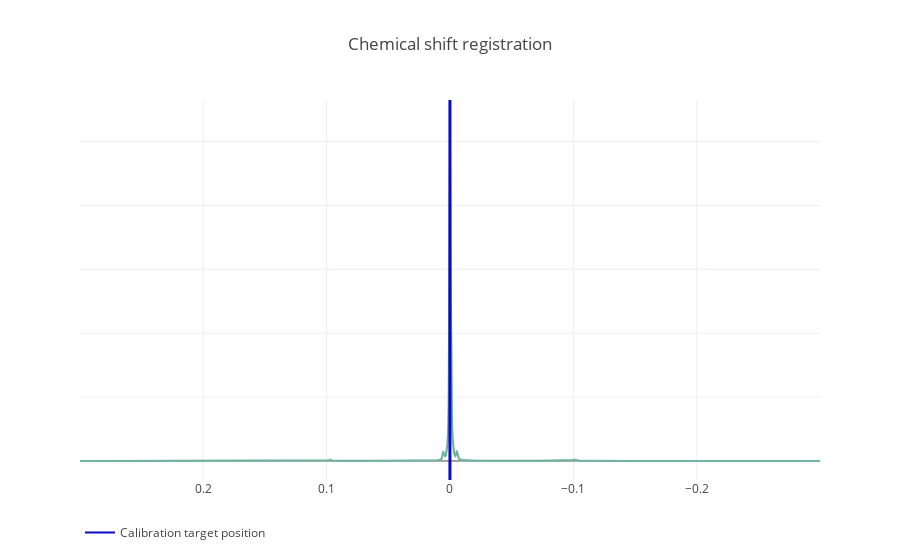
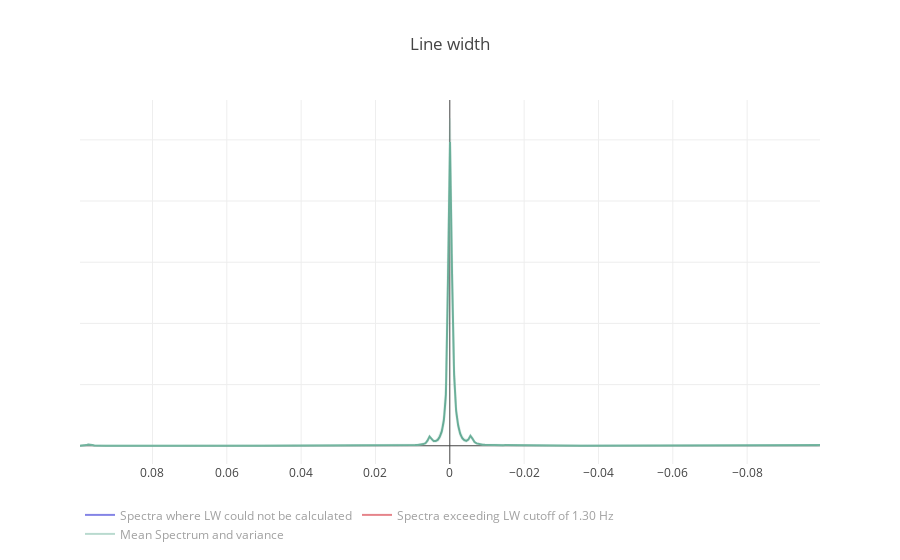
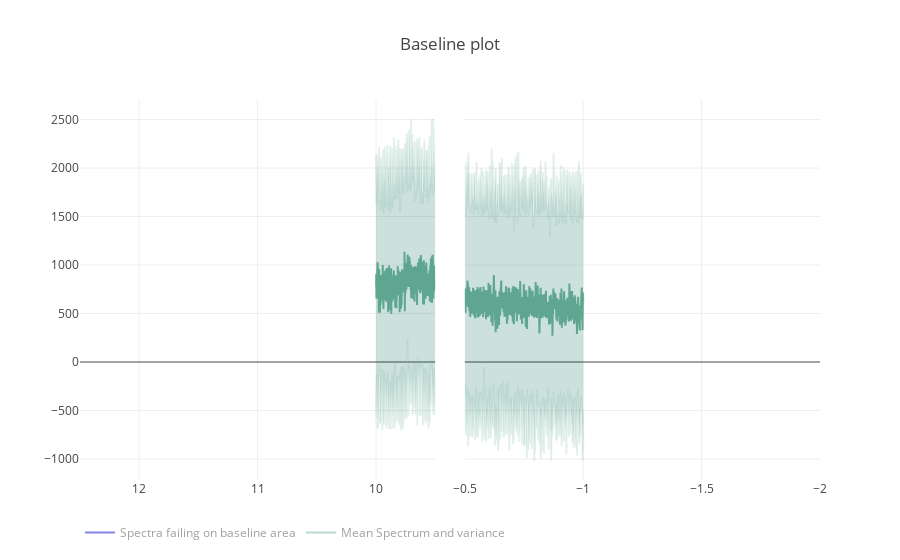
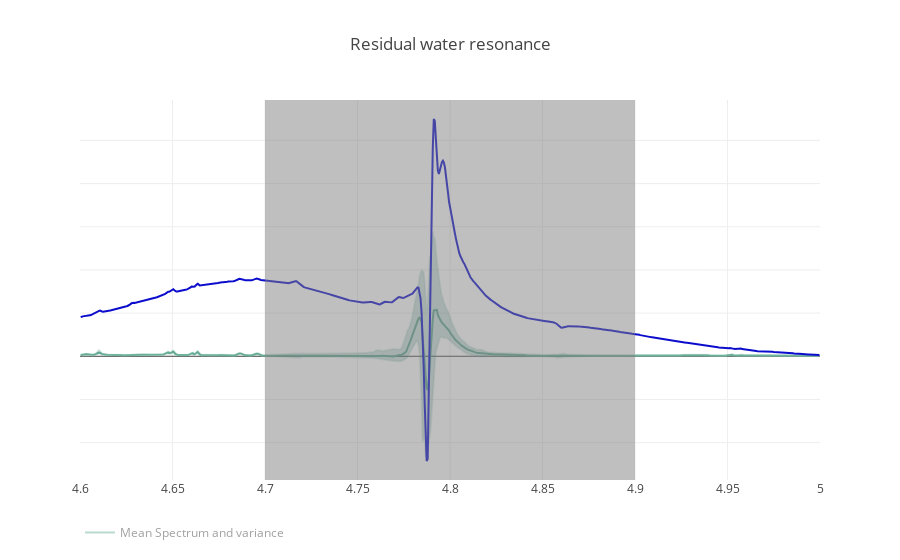

The cell these charts' notebook holds for them, in order:
### Markdown cell above
The feature summary report provides visualisations summarising the quality of the dataset with regards to quality control criteria previously described in [Dona et al. 2014](https://www.ncbi.nlm.nih.gov/pubmed/25180432).

In order, these consist of:
- Chemical shift calibration (Figure 1)
- Line width (Figures 2)
- Baseline consistency (Figure 3)
- Quality of solvent suppression (Figure 3)

For each parameter, acceptable default values are pre-defined in the configuration SOP, see [Built-in Configuration SOPs](https://npyc-toolbox.readthedocs.io/en/latest/configuration/builtinSOPs.html). If different values are required, these can be set by the user as per the example in Section 2 above (2. Import and preprocess NMR data).

Any samples failing any of the above criteria are flagged in Table 1 at the end of the report. 

The following sections describe how the quality for each of these is assessed

**Chemical shift calibration:**

The chemical shift calibration algorithm detects deviation from the expected $\delta$ppm and flags those samples outside of the empirical 95% bound as estimated from the whole dataset (Figure 1).

If spectra are failing calibration, firstly the presence of the target resonance should be checked, and if required, a different target can be defined in the [Configuration SOPs](https://npyc-toolbox.readthedocs.io/en/latest/configuration/builtinSOPs.html) or by the user at import.

**Line width:**

The spectral line-width is calculated by fitting a pseudo-voigt line shape to a pre-specified signal on the native-resolution Fourier-transformed spectrum at import (see Figure 2). 

Depending on the number of samples failing line-width checks, either individual samples may be re-run, or the acquisition parameters adjusted by the spectroscopist.

**Baseline consistency:**

Baseline consistancy is calculated based on two regions at either end of the spectrum expected to contain only electronic noise. For these regions the 5% and 95% percentile bounds in intensity are calculated using all the points in all the spectra. For each individual spectrum, if more than 95% of the intensity points fall ouside of these bounds the sample is flagged for review (Figure 3).

The phasing of spectra flagged for review should first be checked, and adjusted if applicable. If a larger number of samples in the dataset fail the spectrometer acquisition parameters (such as receiver gain settings) and sample preparation (such as dilution) should be revised.


**Quality of solvent suppression:**

The solvent suppression quality control is performed by applying the same method as above to the regions flanking either side of the residual solvent peak (Figure 4).

This test normally flags very dilute samples for which it might be difficult to obtain a high quality spectrum without adjusting the sample preparation. However, for these spectra, re-aquisition with more manual adjustment of the solvent suppression parameters may substantially improve the data.

### Code cell
nPYc.reports.generateReport(nmrData, 'feature summary')

### Figure 1 — Plotly figure (JSON) as saved in the notebook; plotly's stock layout.template omitted (floating-point values rounded to 4 significant figures; data arrays with more than 128 entries replaced by an {"elided": "..."} marker saying what was removed)
{"data": [{"hoverinfo": "text", "line": {"color": "rgb(117,182,160)"}, "mode": "lines", "showlegend": false, "text": "Mean Spectrum", "type": "scatter", "uid": "84a07d62-5baf-11e9-8c93-003ee1c7f926", "x": {"elided": "1091 float values"}, "y": {"elided": "1091 float values"}}, {"hoverinfo": "text", "line": {"color": "rgba(117,182,160,0.2)"}, "mode": "lines", "showlegend": false, "text": "95% bound", "type": "scatter", "uid": "84a07ef4-5baf-11e9-9038-003ee1c7f926", "x": {"elided": "1091 float values"}, "y": {"elided": "1091 float values"}}, {"fill": "tonexty", "fillcolor": "rgba(0,100,80,0.2)", "hoverinfo": "text", "line": {"color": "rgba(117,182,160,0.2)"}, "mode": "lines", "showlegend": false, "text": "5% bound", "type": "scatter", "uid": "84a0801e-5baf-11e9-8cc9-003ee1c7f926", "x": {"elided": "1091 float values"}, "y": {"elided": "1091 float values"}}, {"line": {"color": "rgb(10, 10, 200)"}, "mode": "lines", "name": "Calibration target position", "type": "scatter", "uid": "84a080fa-5baf-11e9-a941-003ee1c7f926", "x": [0, 0], "y": [0, 1]}], "layout": {"hovermode": "closest", "legend": {"orientation": "h"}, "shapes": [{"line": {"color": "rgb(10, 10, 200)", "width": 3}, "type": "line", "x0": 0, "x1": 0, "xref": "x", "y0": 0, "y1": 1, "yref": "paper"}], "title": "Chemical shift registration", "xaxis": {"autorange": "reversed"}, "yaxis": {"showticklabels": false}}}

### Figure 2 — Plotly figure (JSON) as saved in the notebook; plotly's stock layout.template omitted (floating-point values rounded to 4 significant figures; data arrays with more than 128 entries replaced by an {"elided": "..."} marker saying what was removed)
{"data": [{"hoverinfo": "text", "line": {"color": "rgb(117,182,160)"}, "mode": "lines", "showlegend": false, "text": "Mean Spectrum", "type": "scatter", "uid": "852cec28-5baf-11e9-8667-003ee1c7f926", "x": {"elided": "363 float values"}, "y": {"elided": "363 float values"}}, {"hoverinfo": "text", "line": {"color": "rgba(117,182,160,0.2)"}, "mode": "lines", "showlegend": false, "text": "95% bound", "type": "scatter", "uid": "852cee14-5baf-11e9-b23b-003ee1c7f926", "x": {"elided": "363 float values"}, "y": {"elided": "363 float values"}}, {"fill": "tonexty", "fillcolor": "rgba(0,100,80,0.2)", "hoverinfo": "text", "line": {"color": "rgba(117,182,160,0.2)"}, "mode": "lines", "showlegend": false, "text": "5% bound", "type": "scatter", "uid": "852cef06-5baf-11e9-a323-003ee1c7f926", "x": {"elided": "363 float values"}, "y": {"elided": "363 float values"}}, {"line": {"color": "rgb(117,182,160)"}, "mode": "lines", "name": "Mean Spectrum and variance", "type": "scatter", "uid": "852cefe2-5baf-11e9-9752-003ee1c7f926", "visible": "legendonly", "x": {"elided": "363 float values"}, "y": {"elided": "363 float values"}}, {"line": {"color": "rgb(205, 12, 24)"}, "mode": "lines", "name": "Spectra exceeding LW cutoff of 1.30 Hz", "type": "scatter", "uid": "852cf0b4-5baf-11e9-afde-003ee1c7f926", "visible": "legendonly", "x": {"elided": "363 float values"}, "y": {"elided": "363 float values"}}, {"fillcolor": "rgba(0,100,80,0.2)", "line": {"color": "rgb(12, 12, 205)"}, "mode": "lines", "name": "Spectra where LW could not be calculated", "type": "scatter", "uid": "852cf170-5baf-11e9-a148-003ee1c7f926", "visible": "legendonly", "x": {"elided": "363 float values"}, "y": {"elided": "363 float values"}}], "layout": {"hovermode": "closest", "legend": {"orientation": "h"}, "title": "Line width", "xaxis": {"autorange": "reversed"}, "yaxis": {"showticklabels": false}}}

### Figure 3 — Plotly figure (JSON) as saved in the notebook; plotly's stock layout.template omitted (floating-point values rounded to 4 significant figures; data arrays with more than 128 entries replaced by an {"elided": "..."} marker saying what was removed)
{"data": [{"hoverinfo": "text", "line": {"color": "rgb(117,182,160)"}, "mode": "lines", "showlegend": false, "text": "Mean Spectrum", "type": "scatter", "uid": "8546fafa-5baf-11e9-9149-003ee1c7f926", "x": {"elided": "910 float values"}, "xaxis": "x2", "y": {"elided": "910 float values"}}, {"hoverinfo": "text", "line": {"color": "rgba(117,182,160,0.2)"}, "mode": "lines", "showlegend": false, "text": "95% bound", "type": "scatter", "uid": "8546fc98-5baf-11e9-8e64-003ee1c7f926", "x": {"elided": "910 float values"}, "xaxis": "x2", "y": {"elided": "910 float values"}}, {"fill": "tonexty", "fillcolor": "rgba(0,100,80,0.2)", "hoverinfo": "text", "line": {"color": "rgba(117,182,160,0.2)"}, "mode": "lines", "showlegend": false, "text": "5% bound", "type": "scatter", "uid": "8546fd7a-5baf-11e9-b03b-003ee1c7f926", "x": {"elided": "910 float values"}, "xaxis": "x2", "y": {"elided": "910 float values"}}, {"hoverinfo": "text", "line": {"color": "rgb(117,182,160)"}, "mode": "lines", "showlegend": false, "text": "Mean Spectrum", "type": "scatter", "uid": "8546fe46-5baf-11e9-9aa5-003ee1c7f926", "x": {"elided": "910 float values"}, "y": {"elided": "910 float values"}}, {"hoverinfo": "text", "line": {"color": "rgba(117,182,160,0.2)"}, "mode": "lines", "showlegend": false, "text": "95% bound", "type": "scatter", "uid": "8546ff0c-5baf-11e9-ac27-003ee1c7f926", "x": {"elided": "910 float values"}, "y": {"elided": "910 float values"}}, {"fill": "tonexty", "fillcolor": "rgba(0,100,80,0.2)", "hoverinfo": "text", "line": {"color": "rgba(117,182,160,0.2)"}, "mode": "lines", "showlegend": false, "text": "5% bound", "type": "scatter", "uid": "8546ffd4-5baf-11e9-9ece-003ee1c7f926", "x": {"elided": "910 float values"}, "y": {"elided": "910 float values"}}, {"line": {"color": "rgb(117,182,160)"}, "mode": "lines", "name": "Mean Spectrum and variance", "type": "scatter", "uid": "854700a6-5baf-11e9-aa1f-003ee1c7f926", "visible": "legendonly", "x": {"elided": "910 float values"}, "y": {"elided": "910 float values"}}, {"fillcolor": "rgba(0,100,80,0.2)", "line": {"color": "rgb(12, 12, 205)"}, "mode": "lines", "name": "Spectra failing on baseline area", "type": "scatter", "uid": "8547016e-5baf-11e9-bc61-003ee1c7f926", "visible": "legendonly", "x": {"elided": "910 float values"}, "y": {"elided": "910 float values"}}], "layout": {"hovermode": "closest", "legend": {"orientation": "h"}, "title": "Baseline plot", "xaxis": {"domain": [0, 0.48], "range": [12.5, 9.5]}, "xaxis2": {"domain": [0.52, 1], "range": [-0.5, -2]}}}

### Figure 4 — Plotly figure (JSON) as saved in the notebook; plotly's stock layout.template omitted (floating-point values rounded to 4 significant figures; data arrays with more than 128 entries replaced by an {"elided": "..."} marker saying what was removed)
{"data": [{"hoverinfo": "text", "line": {"color": "rgb(117,182,160)"}, "mode": "lines", "showlegend": false, "text": "Mean Spectrum", "type": "scatter", "uid": "8569136c-5baf-11e9-86f4-003ee1c7f926", "x": {"elided": "727 float values"}, "y": {"elided": "727 float values"}}, {"hoverinfo": "text", "line": {"color": "rgba(117,182,160,0.2)"}, "mode": "lines", "showlegend": false, "text": "95% bound", "type": "scatter", "uid": "856915f6-5baf-11e9-b185-003ee1c7f926", "x": {"elided": "727 float values"}, "y": {"elided": "727 float values"}}, {"fill": "tonexty", "fillcolor": "rgba(0,100,80,0.2)", "hoverinfo": "text", "line": {"color": "rgba(117,182,160,0.2)"}, "mode": "lines", "showlegend": false, "text": "5% bound", "type": "scatter", "uid": "8569177a-5baf-11e9-9467-003ee1c7f926", "x": {"elided": "727 float values"}, "y": {"elided": "727 float values"}}, {"hoverinfo": "text", "line": {"color": "rgb(12, 12, 205)"}, "showlegend": false, "text": "DEVSET U 1D NMR raw data files/580", "type": "scatter", "uid": "85691918-5baf-11e9-9b9d-003ee1c7f926", "x": {"elided": "727 float values"}, "y": {"elided": "727 float values"}}, {"line": {"color": "rgb(117,182,160)"}, "mode": "lines", "name": "Mean Spectrum and variance", "type": "scatter", "uid": "85691a88-5baf-11e9-81fd-003ee1c7f926", "visible": "legendonly", "x": {"elided": "727 float values"}, "y": {"elided": "727 float values"}}], "layout": {"hovermode": "closest", "legend": {"orientation": "h"}, "shapes": [{"fillcolor": "rgba(128, 128, 128, 0.5)", "line": {"color": "rgb(0, 0, 0, 0)", "width": 0}, "type": "rect", "x0": 4.7, "x1": 4.9, "y0": 0, "y1": 1, "yref": "paper"}], "title": "Residual water resonance", "xaxis": {"range": [4.6, 5]}, "yaxis": {"showticklabels": false}}}
